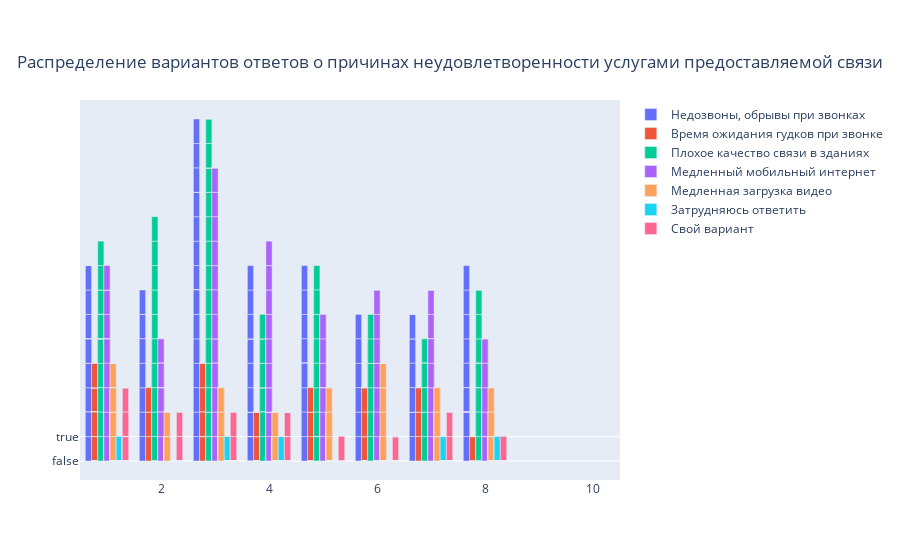

Here is the notebook cell this chart was saved with:
### Code cell
#визуализация распределения ответов на второй вопрос (интерактивный)
fig_2 = go.Figure(data=[
    go.Bar(x=df['Q1'], y=df['1'], name='Недозвоны, обрывы при звонках'),
    go.Bar(x=df['Q1'], y=df['2'], name='Время ожидания гудков при звонке'),
    go.Bar(x=df['Q1'], y=df['3'], name='Плохое качество связи в зданиях'),
    go.Bar(x=df['Q1'], y=df['4'], name='Медленный мобильный интернет'),
    go.Bar(x=df['Q1'], y=df['5'], name='Медленная загрузка видео'),
    go.Bar(x=df['Q1'], y=df['6'], name='Затрудняюсь ответить'),
    go.Bar(x=df['Q1'], y=df['7'], name='Свой вариант')
])

fig_2.update_layout(
       title={
        'text': 'Распределение вариантов ответов о причинах неудовлетворенности услугами предоставляемой связи',
        'y':0.9,
        'x':0.5,
        'xanchor': 'center',
        'yanchor': 'top'}
)

fig_2.show()

### Figure 1 — Plotly figure (JSON) as saved in the notebook; plotly's stock layout.template omitted (floating-point values rounded to 4 significant figures; data arrays with more than 128 entries replaced by an {"elided": "..."} marker saying what was removed)
{"data": [{"name": "Недозвоны, обрывы при звонках", "type": "bar", "x": {"elided": "3070 int values"}, "y": {"elided": "3070 bool values"}}, {"name": "Время ожидания гудков при звонке", "type": "bar", "x": {"elided": "3070 int values"}, "y": {"elided": "3070 bool values"}}, {"name": "Плохое качество связи в зданиях", "type": "bar", "x": {"elided": "3070 int values"}, "y": {"elided": "3070 bool values"}}, {"name": "Медленный мобильный интернет", "type": "bar", "x": {"elided": "3070 int values"}, "y": {"elided": "3070 bool values"}}, {"name": "Медленная загрузка видео", "type": "bar", "x": {"elided": "3070 int values"}, "y": {"elided": "3070 bool values"}}, {"name": "Затрудняюсь ответить", "type": "bar", "x": {"elided": "3070 int values"}, "y": {"elided": "3070 bool values"}}, {"name": "Свой вариант", "type": "bar", "x": {"elided": "3070 int values"}, "y": {"elided": "3070 bool values"}}], "layout": {"title": {"text": "Распределение вариантов ответов о причинах неудовлетворенности услугами предоставляемой связи", "x": 0.5, "xanchor": "center", "y": 0.9, "yanchor": "top"}}}
